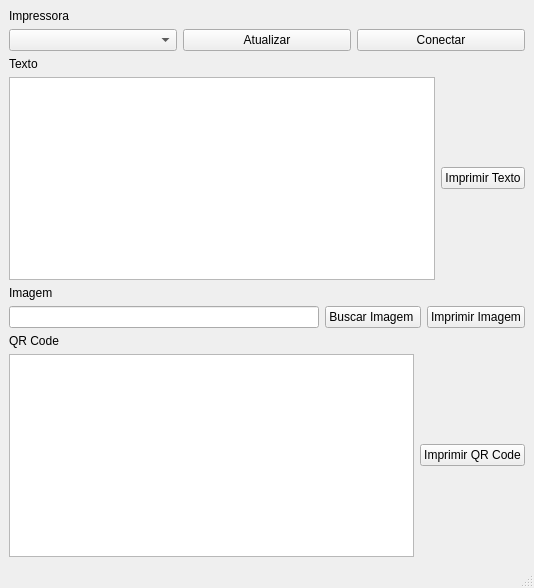
<?xml version="1.0" encoding="UTF-8"?>
<ui version="4.0">
 <class>MainWindow</class>
 <widget class="QMainWindow" name="MainWindow">
  <property name="geometry">
   <rect>
    <x>0</x>
    <y>0</y>
    <width>534</width>
    <height>588</height>
   </rect>
  </property>
  <property name="windowTitle">
   <string>Impressora Knup</string>
  </property>
  <widget class="QWidget" name="centralwidget">
   <layout class="QVBoxLayout" name="verticalLayout_2">
    <item>
     <layout class="QVBoxLayout" name="verticalLayout">
      <item>
       <widget class="QLabel" name="lb_impressora">
        <property name="text">
         <string>Impressora</string>
        </property>
       </widget>
      </item>
      <item>
       <layout class="QHBoxLayout" name="horizontalLayout">
        <item>
         <widget class="QComboBox" name="cb_impressoras"/>
        </item>
        <item>
         <widget class="QPushButton" name="btn_atualizar">
          <property name="text">
           <string>Atualizar</string>
          </property>
         </widget>
        </item>
        <item>
         <widget class="QPushButton" name="btn_conectar">
          <property name="text">
           <string>Conectar</string>
          </property>
         </widget>
        </item>
       </layout>
      </item>
      <item>
       <widget class="QLabel" name="lb_texto">
        <property name="text">
         <string>Texto</string>
        </property>
       </widget>
      </item>
      <item>
       <layout class="QHBoxLayout" name="horizontalLayout_3">
        <item>
         <widget class="QPlainTextEdit" name="ed_texto"/>
        </item>
        <item>
         <widget class="QPushButton" name="btn_imprimir_texto">
          <property name="text">
           <string>Imprimir Texto</string>
          </property>
         </widget>
        </item>
       </layout>
      </item>
      <item>
       <widget class="QLabel" name="lb_imagem">
        <property name="text">
         <string>Imagem</string>
        </property>
       </widget>
      </item>
      <item>
       <layout class="QHBoxLayout" name="horizontalLayout_2">
        <item>
         <widget class="QLineEdit" name="ed_imagem"/>
        </item>
        <item>
         <widget class="QPushButton" name="btn_buscar_imagem">
          <property name="text">
           <string>Buscar Imagem </string>
          </property>
         </widget>
        </item>
        <item>
         <widget class="QPushButton" name="btn_imprimir_imagem">
          <property name="text">
           <string>Imprimir Imagem</string>
          </property>
         </widget>
        </item>
       </layout>
      </item>
      <item>
       <widget class="QLabel" name="lb_qr_code">
        <property name="text">
         <string>QR Code</string>
        </property>
       </widget>
      </item>
      <item>
       <layout class="QHBoxLayout" name="horizontalLayout_4">
        <item>
         <widget class="QPlainTextEdit" name="ed_qr_code"/>
        </item>
        <item>
         <widget class="QPushButton" name="btn_imprimir_qr_code">
          <property name="text">
           <string>Imprimir QR Code</string>
          </property>
         </widget>
        </item>
       </layout>
      </item>
     </layout>
    </item>
   </layout>
  </widget>
  <widget class="QStatusBar" name="statusbar"/>
 </widget>
 <resources/>
 <connections/>
</ui>
